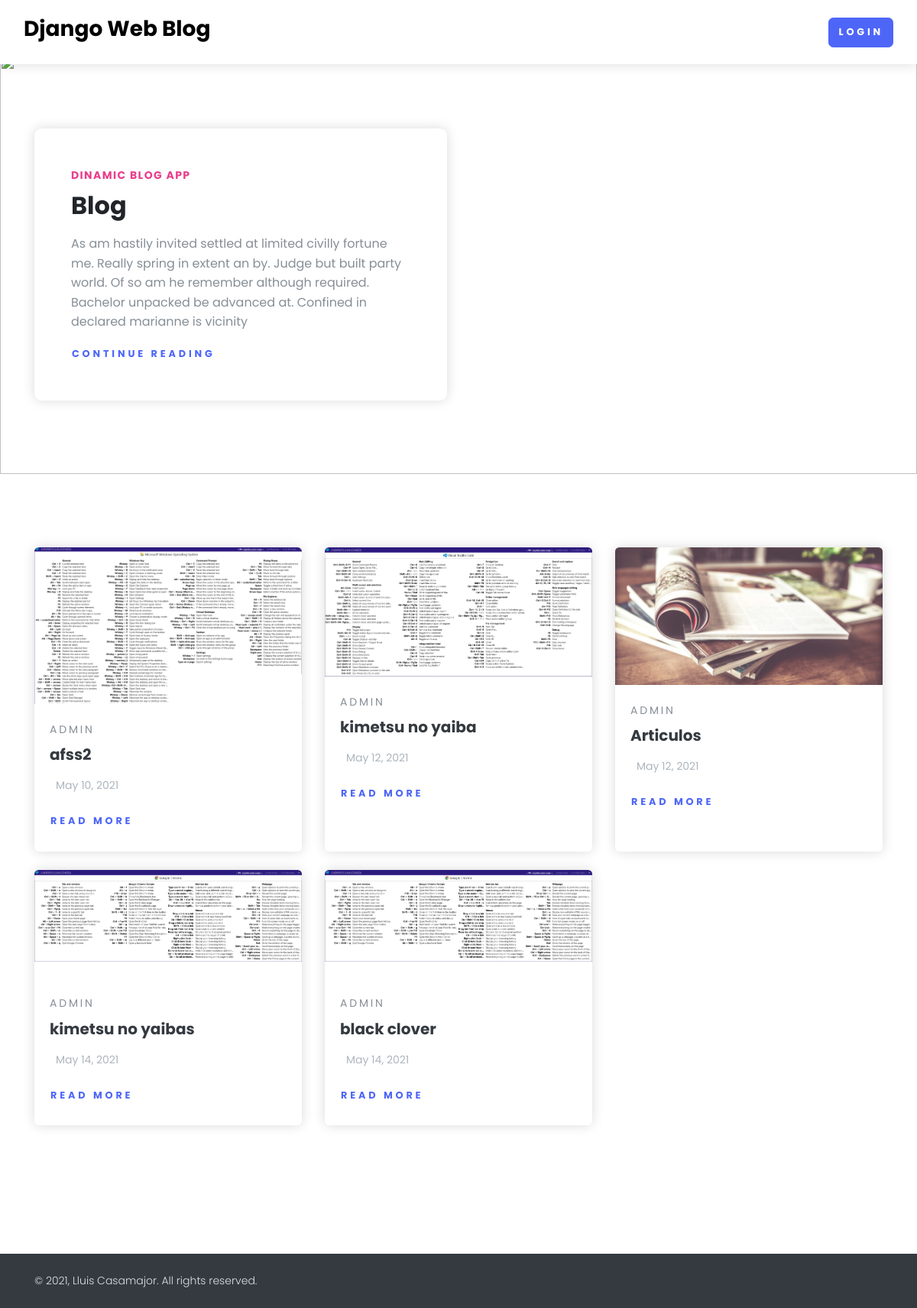
The app's page /, older data.
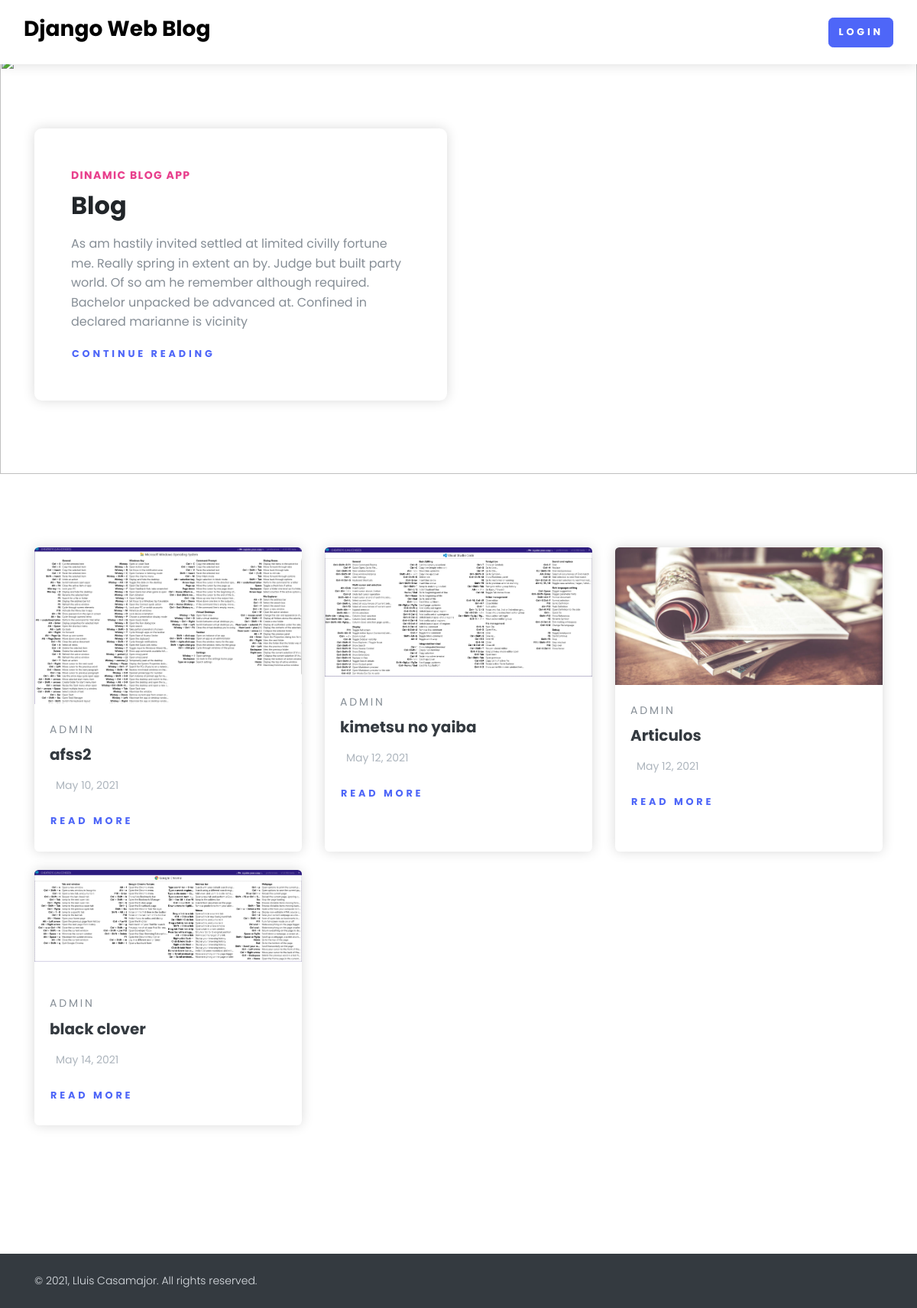
The same page, newer data.
### webapp/models.py (models this page shows, shortened)
class Article(models.Model):
    title = models.CharField(max_length=200)
    content = FroalaField()
    user = models.ForeignKey(User, blank=True, null=True, on_delete=models.CASCADE)
    slug = models.SlugField(max_length=50, null=True, blank=True)
    image = models.ImageField(upload_to='webapp/img')
    create_date = models.DateField(auto_now_add=True)
    modify_date = models.DateField(auto_now=True)

### webapp/views.py (the view)
# urls.py: 2. Add a URL to urlpatterns:  path('', views.home, name='home')
def home(request):
    context = {'articles': Article.objects.all()}
    return render(request, 'home.html', context)

### webapp/templates/home.html (shortened to what this page needs)
{% extends 'base.html' %}
{% block start %}
<section class="position-relative py-6">
    <img class="bg-image"
         src="https://images.pexels.com/photos/1761279/pexels-photo-1761279.jpeg?auto=compress&cs=tinysrgb&dpr=2&h=650&w=940"
         alt="">
    <div class="container">
        <div class="row">
            <div class="col-lg-6">
                <div class="bg-white rounded-lg shadow p-5"><strong
                        class="text-uppercase text-secondary d-inline-block mb-2 text-sm">Dinamic Blog App</strong>
                    <h2 class="mb-3">Blog</h2>
                    <p class="text-muted">As am hastily invited settled at limited civilly fortune me. Really spring in
                        extent an by. Judge but built party world. Of so am he remember although required. Bachelor
                        unpacked be advanced at. Confined in declared marianne is vicinity</p><a
                            class="btn btn-link p-0" href="post.html">Continue reading </a>
                </div>
            </div>
        </div>
    </div>
</section>
<section class="py-6" style="min-height: 100vh">
    <div class="container">
        <div class="row mb-5">
                        {% for article in articles %}
                        <div class="col-lg-4 col-sm-6 mb-4 hover-animate">
                            <div class="card shadow border-0 h-100">
                                <a href="{% url 'post-details' article.slug %}">
                                    <img class="img-fluid card-img-top" src="{{article.image}}" alt="..."/></a>
                                <div class="card-body"><a class="text-uppercase text-muted text-sm letter-spacing-2"
                                                          href="#">{{article.user.username}} </a>
                                    <h5 class="my-2"><a class="text-dark" href="{% url 'post-details' article.slug %}">{{article.title}} </a>
                                    </h5>
                                    <p class="text-gray-500 text-sm my-3">{{article.create_date}}
                                    </p>
                                    <a class="btn btn-link pl-0" href="{% url 'post-details' article.slug %}">Read
                                        more</a>
                                </div>
                            </div>
                        </div>
                        {% endfor %}
        </div>
    </div>
</section>
{% endblock %}

Row changes from the older to the newer data that the page shows:
removed Article: image (picture), user.username "ADMIN", title "kimetsu no yaibas", create_date "May 14, 2021"
